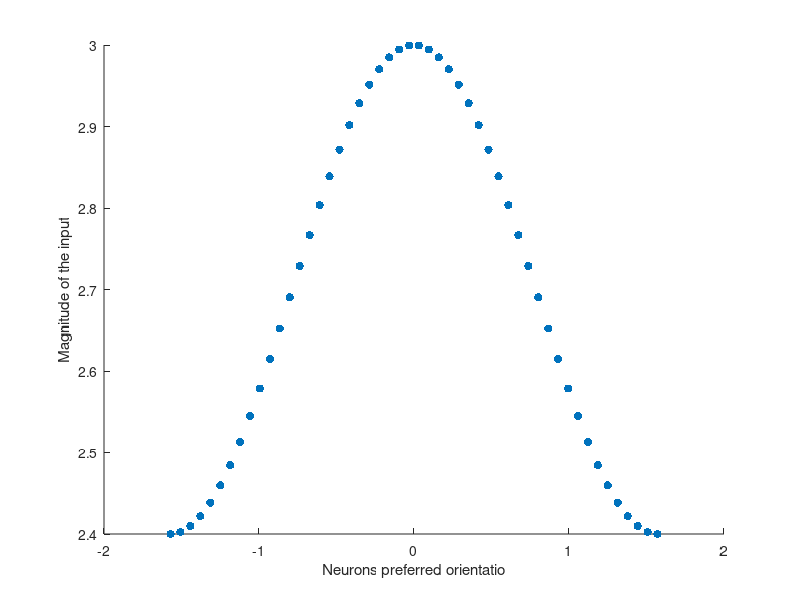
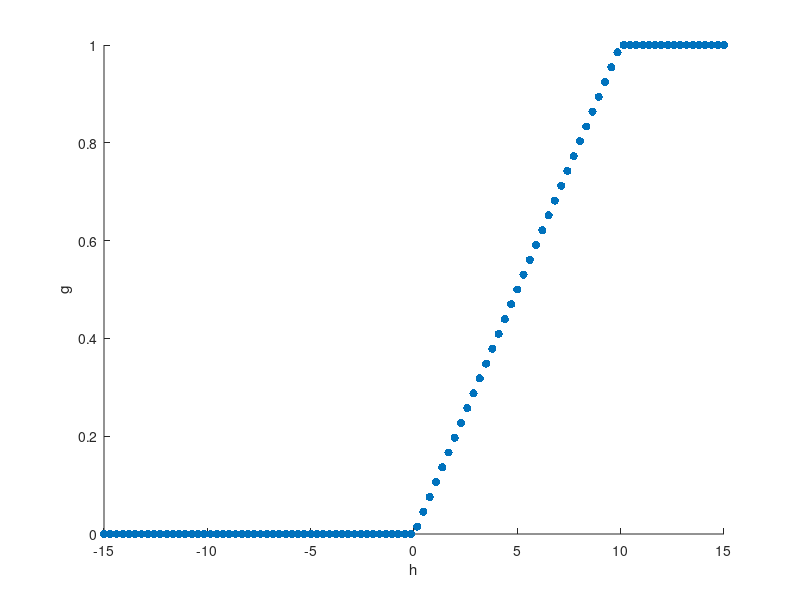
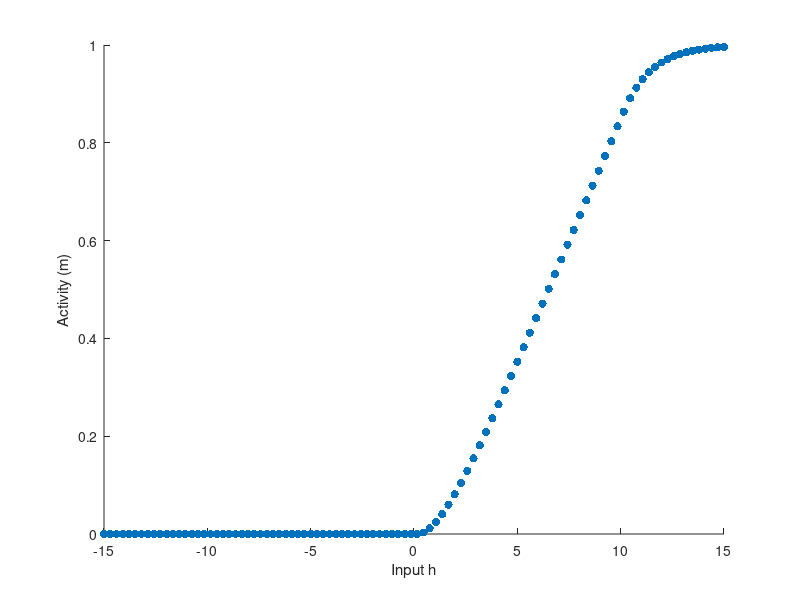

MATLAB code for these plots, in order: (Note: this script raises an error after producing the figures.)
% The file will model neurons which fire depending on the orientation (angle, radians) of
% the stimuli. 

clear all

%% 1.0 
% Parameters
c = 0; % Contrast of stimuli
epsilon = 0; % Selectiviy of the input 
N = 50; % Number of nuerons 

%% 1.1 Define function
function out = h_input(theta0, theta, c, epsilon)

    out = c*((1-epsilon) + epsilon * cos(2*(theta-theta0)));

end
theta = linspace(-pi/2, pi/2, 50);

%% 1.2 Plot with theta0 = 0, c = 3, epsilon = 0.1
% Parameters 
theta0 = 0;
c = 3;
epsilon = 0.1;

% Output
h = h_input(theta0, theta, c, epsilon);

% Plot
fig = figure('Visible', 'off'); % Create an invisible figure
scatter(theta, h,"filled");
xlabel("Neurons preferred orientatio");
ylabel("Magnitude of the input");
exportgraphics(gcf, "1-2.png", 'Resolution', 300);

%% 1.3 Inputs are non-linearly filtered given a function g 

% Define function
function g = g_function(h, T, beta)

    g = zeros(size(h));
    g(h <= T) = 0;  % Function for h < T
    g(h > T & h <= T + 1/beta) = beta * (h(h > T & h <= T + 1/beta)-T);
    g(h > T + 1/beta) = 1;

end

% Parameters to plot
T = 0;
beta = 0.1;
h = linspace(-15,15);
g = g_function(h, T, beta);

%% 1.4 Plot 1.3 with parameters
% Plot
% fig = figure('Visible', 'off'); % Create an invisible figure
scatter(h, g,"filled");
xlabel("h");
ylabel("g");
exportgraphics(gcf, "1-4.png", 'Resolution', 300);

%% 2.1 Rate based neurons 

% Parameters
tau = 5e-3; % Time constant
step = 1e-3; % Time step
T = 0;
beta = 0.1;
h = linspace(-15,15);
g = g_function(h, T, beta);

% Function
function m = m_function(g, step, tau)
    
    % Define placeholder for m
    size_g = size(g);
    m = zeros(size_g);

    % Loop over 100ms
    for i = 1:size_g(2)-1

        % Eulers function
        m(i+1) = m(i) + step/tau * (-m(i) + g(i));

    end 
end

m = m_function(g, step, tau);

% Plot
scatter(h,m, "filled");
xlabel("Input h")
ylabel("Activity (m)")
exportgraphics(gcf, "2-1.png", 'Resolution', 300);

%% 2.2 Orientation Tuning 
% This scenerio describes the firing when the only source of input is the
% thalamus; there is no connection between neurons 

% Parameters
N = 50;
Ni = 30;
theta_0 = 0;
m_0 = m; % Initial activity
epsilon = 0.9;
c = 1.5;

function activity = network_activity(N, Ni, theta_0, m_0, epsilon, c)

    theta = linspace(-pi/2, pi/2, N);
    h = h_input(theta_0, theta, c, epsilon);
    g = g_function(h, 0, 0.1);
    m = m_function(g, 1e-3, 1e-5);

    time_axis = size(m, 2) * Ni;
    


    
end

n_activity = network_activity(N, Ni, init_activity, epsilon, c);
n_activity_scaled_100 = n_activity * 100;